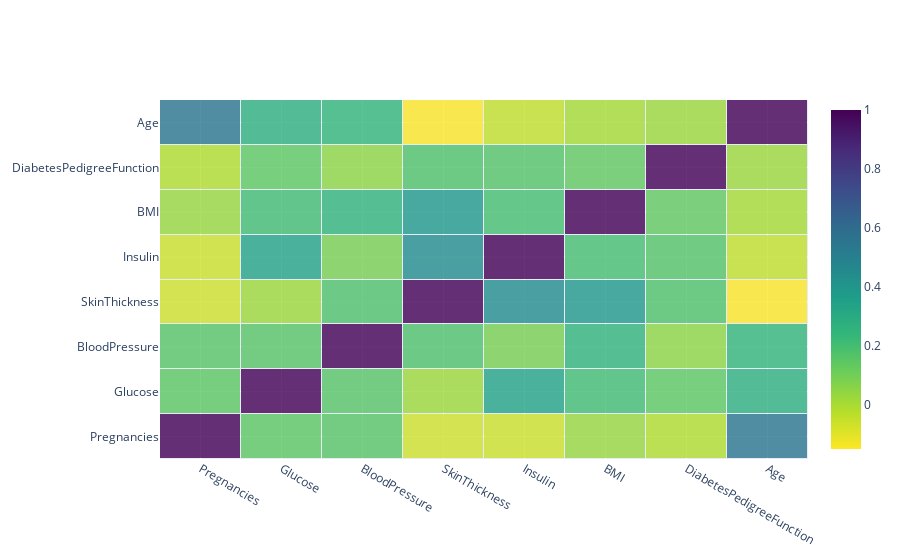

Write notebook code for a chart like this one.
### Code cell
# Correlation Heatmap
go.Figure(data=go.Heatmap(
        z=x_train.corr().values,
        x=x_train.columns,
        y=x_train.columns,
        colorscale='Viridis',
        reversescale=True,
        text=np.round(x_train.corr().values, decimals=2),
        opacity=0.8,
        xgap=1,
        ygap=1,
        hoverongaps=False)).show()

### Figure 1 — Plotly figure (JSON) as saved in the notebook; plotly's stock layout.template omitted (floating-point values rounded to 4 significant figures)
{"data": [{"colorscale": [[0, "#440154"], [0.1111, "#482878"], [0.2222, "#3e4989"], [0.3333, "#31688e"], [0.4444, "#26828e"], [0.5556, "#1f9e89"], [0.6667, "#35b779"], [0.7778, "#6ece58"], [0.8889, "#b5de2b"], [1, "#fde725"]], "hoverongaps": false, "opacity": 0.8, "reversescale": true, "text": [[1, 0.14, 0.16, -0.07, -0.07, 0.03, -0.02, 0.55], [0.14, 1, 0.16, 0.02, 0.34, 0.21, 0.14, 0.27], [0.16, 0.16, 1, 0.18, 0.09, 0.25, 0.04, 0.24], [-0.07, 0.02, 0.18, 1, 0.44, 0.39, 0.17, -0.15], [-0.07, 0.34, 0.09, 0.44, 1, 0.2, 0.16, -0.04], [0.03, 0.21, 0.25, 0.39, 0.2, 1, 0.13, 0], [-0.02, 0.14, 0.04, 0.17, 0.16, 0.13, 1, 0.02], [0.55, 0.27, 0.24, -0.15, -0.04, 0, 0.02, 1]], "type": "heatmap", "x": ["Pregnancies", "Glucose", "BloodPressure", "SkinThickness", "Insulin", "BMI", "DiabetesPedigreeFunction", "Age"], "xgap": 1, "y": ["Pregnancies", "Glucose", "BloodPressure", "SkinThickness", "Insulin", "BMI", "DiabetesPedigreeFunction", "Age"], "ygap": 1, "z": [[1, 0.1425, 0.1575, -0.07069, -0.0664, 0.0272, -0.01894, 0.553], [0.1425, 1, 0.1583, 0.01732, 0.3371, 0.2052, 0.1416, 0.2707], [0.1575, 0.1583, 1, 0.1781, 0.08583, 0.25, 0.04483, 0.2396], [-0.07069, 0.01732, 0.1781, 1, 0.4376, 0.3862, 0.1746, -0.1499], [-0.0664, 0.3371, 0.08583, 0.4376, 1, 0.196, 0.1589, -0.04382], [0.0272, 0.2052, 0.25, 0.3862, 0.196, 1, 0.1319, 0.004453], [-0.01894, 0.1416, 0.04483, 0.1746, 0.1589, 0.1319, 1, 0.02005], [0.553, 0.2707, 0.2396, -0.1499, -0.04382, 0.004453, 0.02005, 1]]}], "layout": {}}
